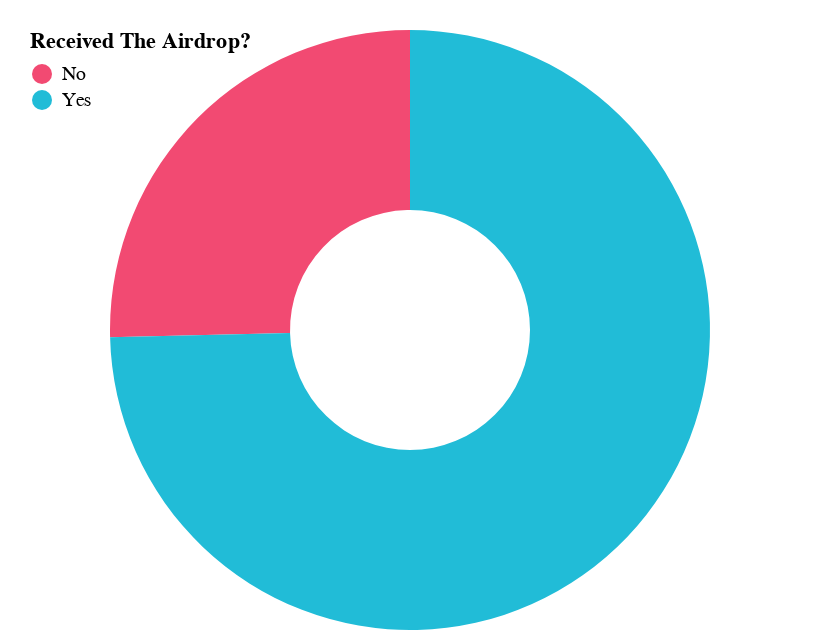

The code cell stored with this chart in its notebook:
### Code cell
cp.user_distr_pie(dp.lbp_from_airdrop, dp.lbp_from_airdrop.columns)

### Figure 1 — Vega-Lite specification as saved in the notebook (floating-point values rounded to 4 significant figures)
{"config": {"view": {"continuousWidth": 400, "continuousHeight": 300, "strokeOpacity": 0}}, "data": {"name": "data-a9b3278e4f5c147debd6e6c8c01aebb8"}, "mark": {"type": "arc", "innerRadius": 60}, "encoding": {"color": {"field": "Received The Airdrop?", "legend": {"direction": "vertical", "legendY": -10, "orient": "none", "padding": 10}, "scale": {"domain": ["No", "Yes"], "range": ["#F24A72", "#21bcd7"]}, "type": "nominal"}, "theta": {"field": "Number of Users", "type": "quantitative"}, "tooltip": [{"field": "Received The Airdrop?", "type": "nominal"}, {"field": "Number of Users", "type": "nominal"}]}, "$schema": "https://vega.github.io/schema/vega-lite/v4.17.0.json", "datasets": {"data-a9b3278e4f5c147debd6e6c8c01aebb8": [{"Number of Users": 33, "Received The Airdrop?": "No"}, {"Number of Users": 97, "Received The Airdrop?": "Yes"}]}}
